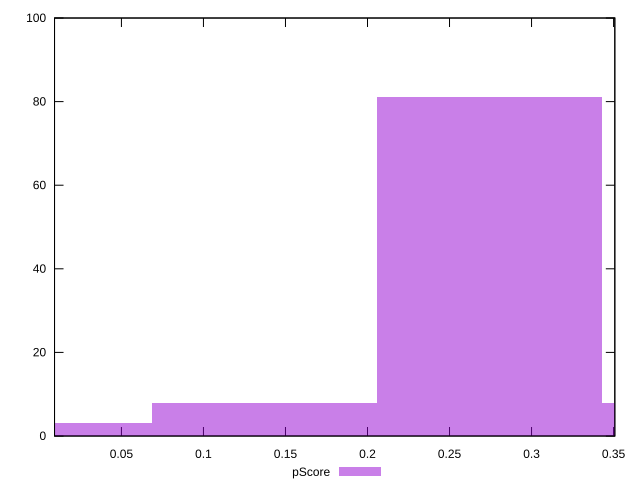

Recreate this plot in gnuplot.
reset

$pScore <<EOF
0 3
0.2745514621176944 81
0.1372757310588472 8
0.4118271931765416 8
EOF

set key outside below
set boxwidth 0.1372757310588472
set xrange [0.009226927551489239:0.3507606847241942]
set yrange [0:100]
set trange [0:100]
set style fill transparent solid 0.5 noborder
set terminal svg size 640, 490 enhanced background rgb 'white'
set output "report_00023_2021-02-20T12:14:57.249Z/max-potential-fid/samples/pages+cached/pScore/histogram.svg"

plot $pScore title "pScore" with boxes

reset
